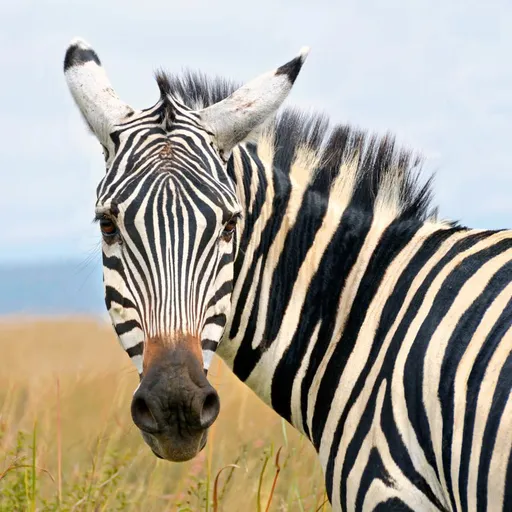
#> input picture assets/animals/zebra.webp, 512 x 512 px, given in place of zebra.jpg, which was not available
$ python previewimage.py
#> lines starting #> are read from the running program, lines starting #| are printed output that depends on the picture; pictures that were not available may be replaced by others from this repository, and a replacement may not be noted
from PIL import Image, ImageOps
from pathlib import Path

SIZE = 512

img_path = Path("raw_animals/zebra.jpg")  # change this

original = Image.open(img_path).convert("RGB")
#> original is the input picture: PIL image 512x512 RGB; mean R, G, B 167.8, 163.1, 152
processed = ImageOps.fit(original, (SIZE, SIZE), method=Image.Resampling.LANCZOS)

# Make original fit in 512x512 without cropping, just for comparison
original_preview = ImageOps.contain(original, (SIZE, SIZE))

canvas = Image.new("RGB", (SIZE * 2, SIZE), "white")
#> canvas: PIL image 1024x512 RGB; every value is 255
canvas.paste(original_preview, (0, 0))
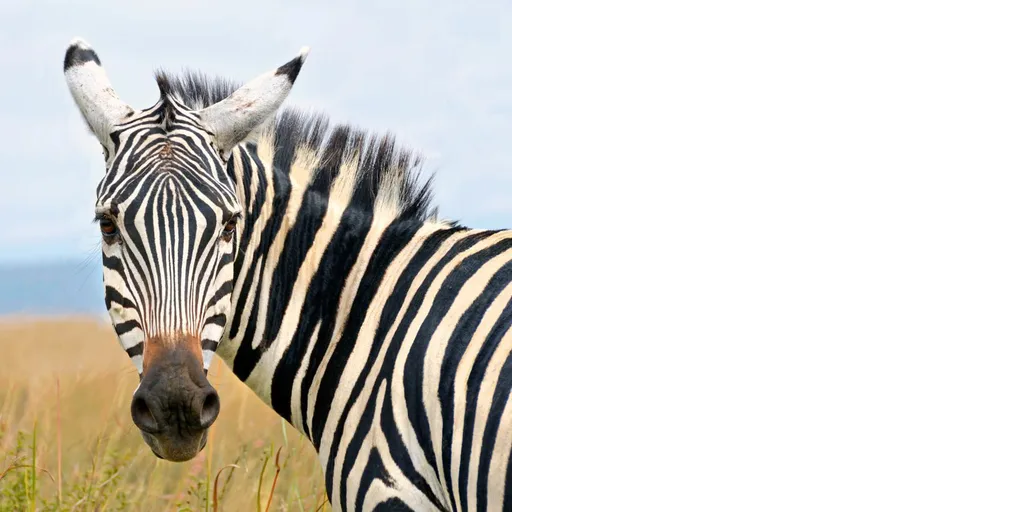
#> canvas: PIL image 1024x512 RGB; mean R, G, B 211.4, 209, 203.5
canvas.paste(processed, (SIZE, 0))
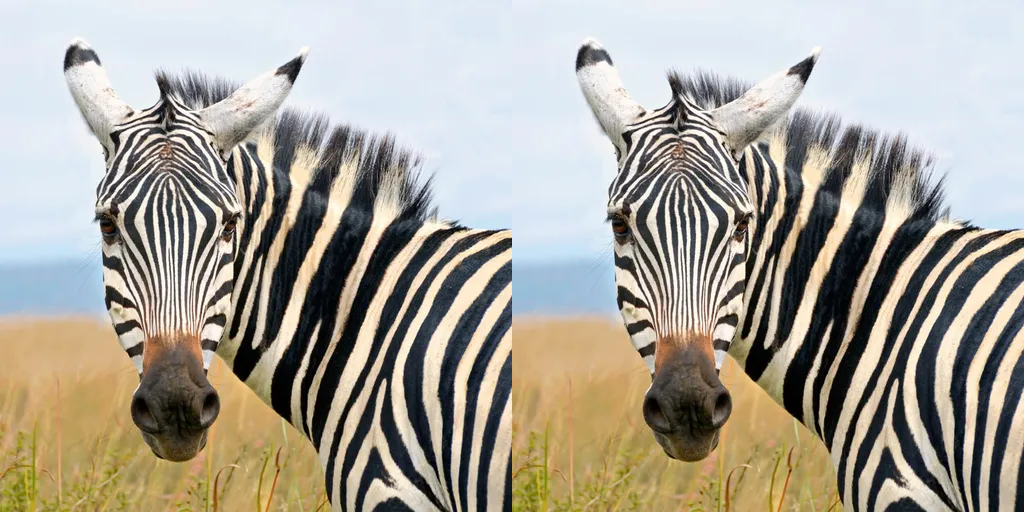
#> canvas: PIL image 1024x512 RGB; mean R, G, B 167.8, 163.1, 152

canvas.save("preview.jpg")
canvas.show()

$ run again, with assets/animals/antelope.webp copied over assets/animals/zebra.webp
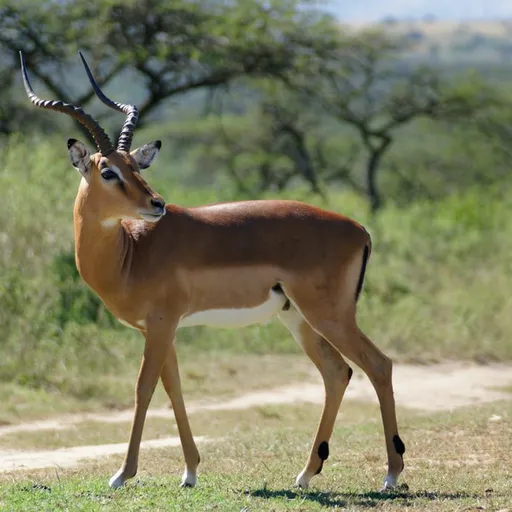
#> input picture assets/animals/antelope.webp, 512 x 512 px, given in place of zebra.jpg, which was not available
#> original is the input picture: PIL image 512x512 RGB; mean R, G, B 126.8, 127.2, 99
#> `canvas.paste(original_preview, (0, 0))`:
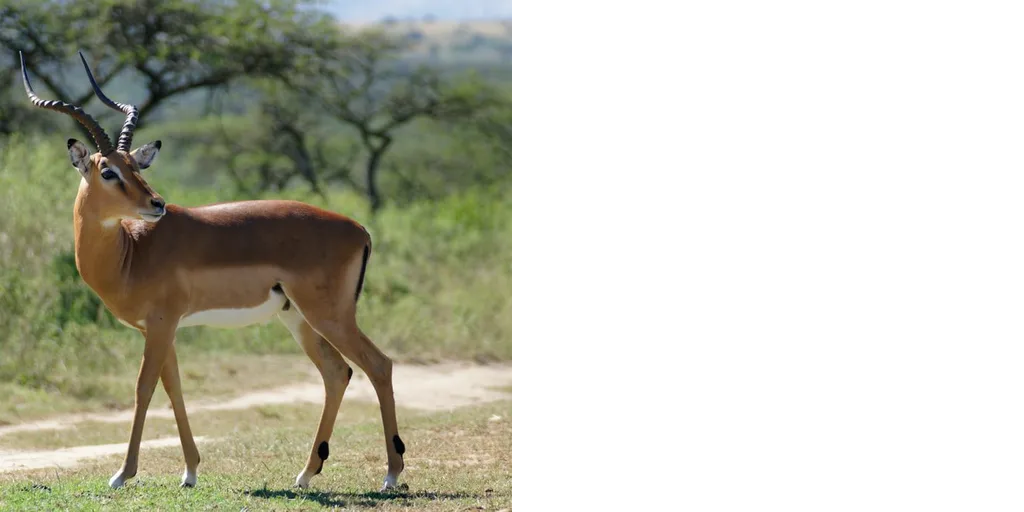
#> canvas: PIL image 1024x512 RGB; mean R, G, B 190.9, 191.1, 177
#> `canvas.paste(processed, (SIZE, 0))`:
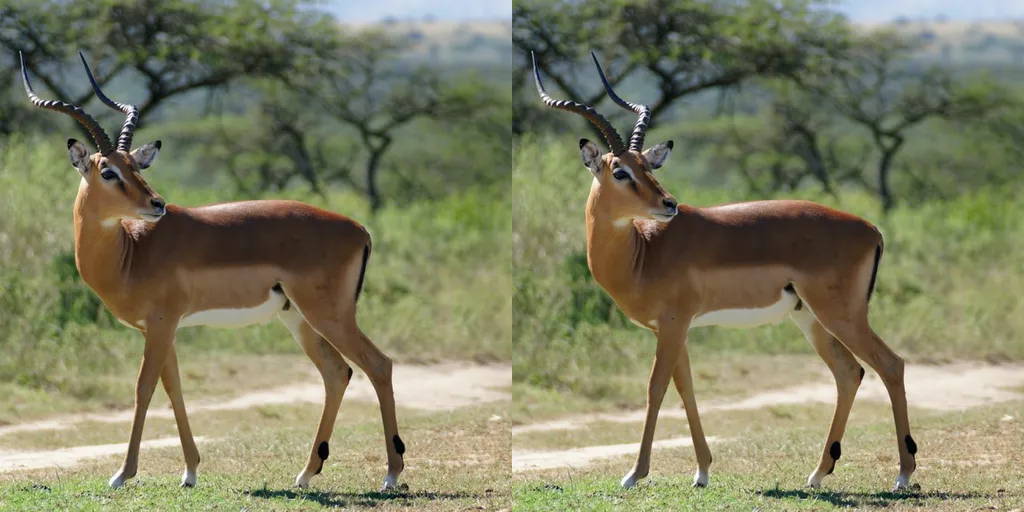
#> canvas: PIL image 1024x512 RGB; mean R, G, B 126.8, 127.2, 99

$ run again, with assets/animals/bear.webp copied over assets/animals/zebra.webp
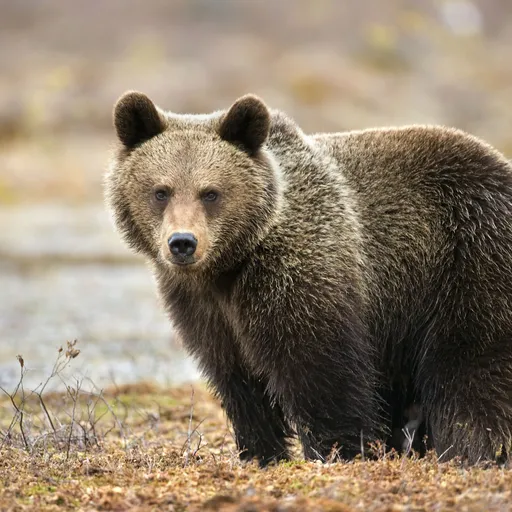
#> input picture assets/animals/bear.webp, 512 x 512 px, given in place of zebra.jpg, which was not available
#> original is the input picture: PIL image 512x512 RGB; mean R, G, B 142.6, 127.7, 108.3
#> `canvas.paste(original_preview, (0, 0))`:
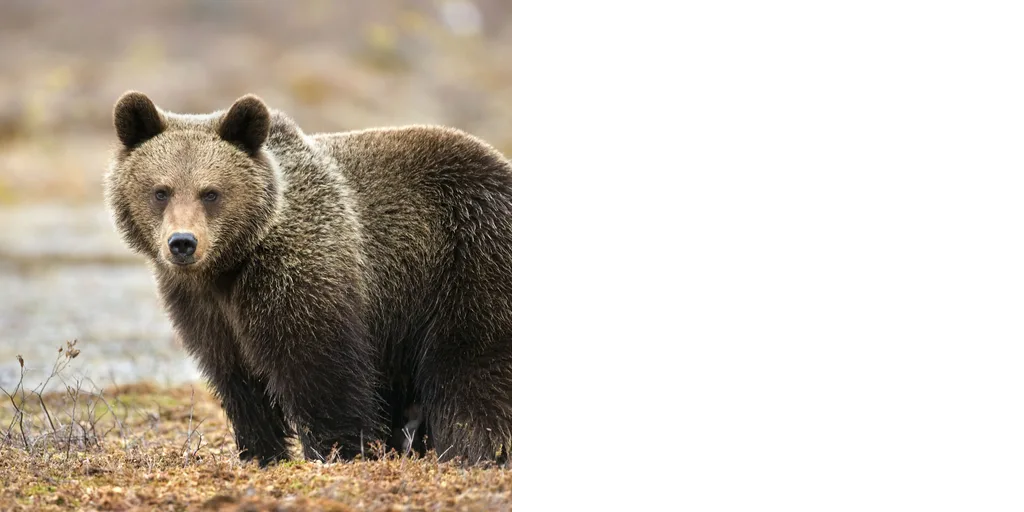
#> canvas: PIL image 1024x512 RGB; mean R, G, B 198.8, 191.4, 181.7
#> `canvas.paste(processed, (SIZE, 0))`:
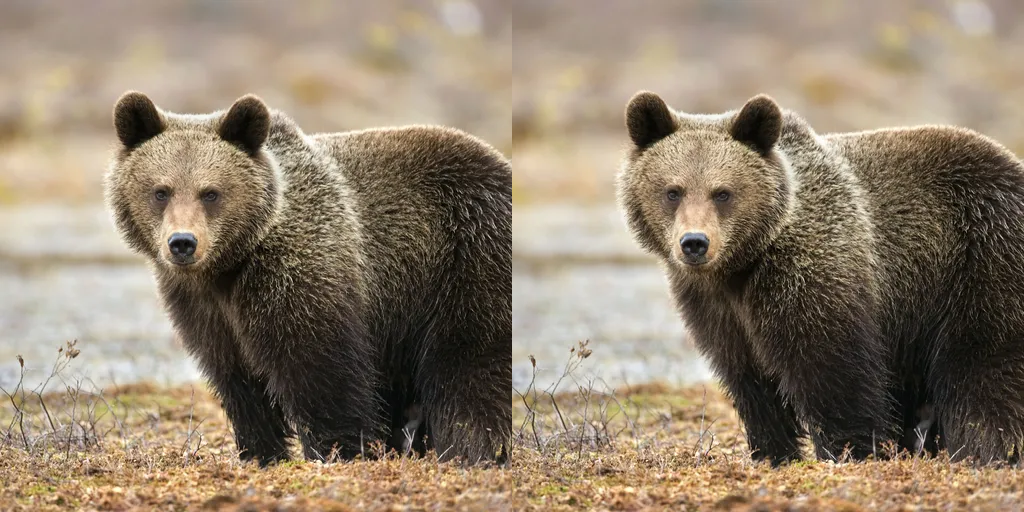
#> canvas: PIL image 1024x512 RGB; mean R, G, B 142.6, 127.7, 108.3
